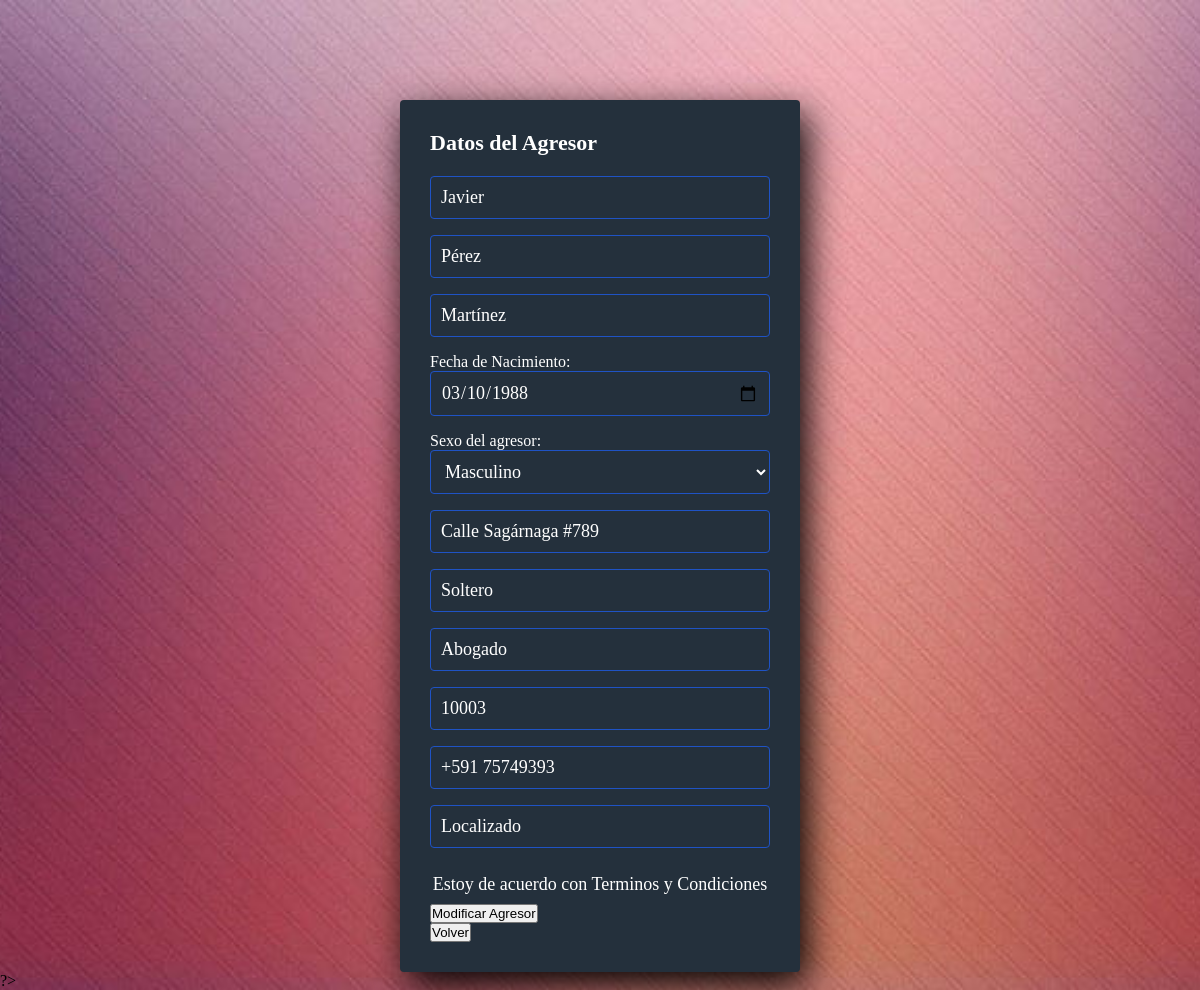
Page /controlador/agresorModificar.php?ci=10003 (signed in) on the committed database.
### tables this page shows
CREATE TABLE `persona` (
  `ci` int(11) NOT NULL,
  `nombre` varchar(20) DEFAULT NULL,
  `apePaterno` varchar(20) DEFAULT NULL,
  `apeMaterno` varchar(20) DEFAULT NULL,
  `fechaNaci` date DEFAULT NULL,
  `sexo` varchar(20) DEFAULT NULL,
  `direccion` varchar(90) DEFAULT NULL,
  `estado_civil` varchar(20) DEFAULT NULL,
  `profesion` varchar(40) DEFAULT NULL,
  `telefono` varchar(40) DEFAULT NULL
);

CREATE TABLE `agresor` (
  `ci` int(11) NOT NULL,
  `descripcion` varchar(500) DEFAULT NULL
);

### controlador/agresorModificar.php (called while the page is built, shortened)
<?php
    $ci = $_GET['ci'];
    $codDenunciante = $_GET['cod'];
    include("../modelo/AgresorClase.php");
    include("../modelo/PersonaClase.php");
    $carAgresor=new Agresor($ci,"","");
    $resAgresor = $carAgresor->lista_especifica();
    $reg = $resAgresor->fetch_assoc();
    $ci = $reg['ci'];
    $carPer = new Persona($ci, "", "", "", "","","","","","");
    $resPer = $carPer->lista_especifica();
    $regPer = $resPer->fetch_assoc();
    $nombres = $regPer['nombre'];
    $apellidoP = $regPer['apePaterno'];
    $apellidoM = $regPer['apeMaterno'];
    $fechaNacimiento = $regPer['fechaNaci'];
    $sexo = $regPer['sexo'];
    $direccion = $regPer['direccion'];
    $estadoCivil = $regPer['estado_civil'];
    $profesion = $regPer['profesion'];
    $telefono = $regPer['telefono'];
    $descripcion = $reg['descripcion'];
    include("../vista/Reporte_denuncias/agresorModificar.php");
    ?>

### modelo/PersonaClase.php (called while the page is built, shortened)
<?php
class Persona{
    private $ci;
    public function lista(){
        $db=new Conexion();
        $sql=$db->query("SELECT * FROM persona");
        return ($sql);
    }public function lista_especifica(){
        $db=new Conexion();
        $sql=$db->query("SELECT * FROM persona where ci=$this->ci");
        return ($sql);
    }
    public function setCi($ci) {
        $this->ci = $ci;
    }
}
?>

### modelo/AgresorClase.php (called while the page is built, shortened)
<?php
class Agresor{
    private $ci;
    public function lista(){
        $sql=$db->query("SELECT * FROM agresor");
        return ($sql);
    }public function lista_especifica(){
        $db=new Conexion();
        $sql=$db->query("SELECT * FROM agresor where ci=$this->ci");
        return ($sql);
    }
    public function setCi($ci) {
        $this->ci = $ci;
    }
}
?>

### vista/Reporte_denuncias/agresorModificar.php (the view, shortened to what this page needs)
<!DOCTYPE html>
<html lang="en">
<head>
    <link rel="stylesheet" href="../css/styles.css">
</head>
<body>
    <section class="form-register">
      <h4>Datos del Agresor</h4>
      <form action="" method="POST">
        <input class="controls" type="text" name="nombres" id="nombres" placeholder="Ingrese nombre agresor" value="<?php echo $nombres; ?>" required>
        <input class="controls" type="text" name="apellidoP" id="apellidoP" placeholder="Ingrese apellido Paterno" value="<?php echo $apellidoP; ?>" required>
        <input class="controls" type="text" name="apellidoM" id="apellidoM" placeholder="Ingrese apellido Materno" value="<?php echo $apellidoM; ?>">
        <label for="fechaNacimiento">Fecha de Nacimiento:</label>
        <input class="controls" type="date" name="fechaNacimiento" id="fechaNacimiento Agresor" value="<?php echo $fechaNacimiento; ?>" required>
        <label for="sexo">Sexo del agresor:</label>
            <select class="controls" name="sexo" id="sexo" required>
                <option value="Masculino" <?php if ($sexo == "Masculino") echo "selected"; ?>>Masculino</option>
            </select>
        <input class="controls" type="text" name="dir" id="dir" placeholder="Ingrese domicilio agresor" value="<?php echo $direccion; ?>" required>
        <input class="controls" type="text" name="est" id="est" placeholder="Ingrese estado civil agresor" value="<?php echo $estadoCivil; ?>">
        <input class="controls" type="text" name="prof" id="prof" placeholder="Ingrese profesion agresor" value="<?php echo $profesion; ?>">
        <input class="controls" type="text" name="carnet" id="carnet" placeholder="Ingrese su carnet de identidad" value="<?php echo $ci; ?>" required>
        <input class="controls" type="text" name="tel" id="tel" placeholder="Telefono" value="<?php echo $telefono; ?>">
        <input class="controls" type="text" name="descripcion" id="descripcion" placeholder="Ingrese una descripcion fisica" value="<?php echo $descripcion; ?>" required>
        <p>Estoy de acuerdo con <a href="#">Terminos y Condiciones</a></p>
        <input class="btn btn-primary" type="submit" value="Modificar Agresor" name="modificarAgresor">
    </form>
    <button type="button" class="btn btn-primary mt-3" onclick="window.location.href='../controlador/denunciaModificar.php?cod=<?php echo $codDenunciante; ?>'">Volver</button>
    </section>
</body>
</html>

### css/styles.css (style rules this page uses)
* { margin: 0; padding: 0; box-sizing: border-box; }
.form-register { width: 400px; background: #24303c; padding: 30px; margin: auto; margin-top: 100px; border-radius: 4px; font-family: 'calibri'; color: white; box-shadow: 7px 13px 37px #000; }
body { background-image: url('fondo.jpg'); background-size: cover; background-repeat: no-repeat; background-attachment: fixed; background-position: center center; }
.form-register h4 { font-size: 22px; margin-bottom: 20px; }
.controls { width: 100%; background: #24303c; padding: 10px; border-radius: 4px; margin-bottom: 16px; border: 1px solid #1f53c5; font-family: 'calibri'; font-size: 18px; color: white; }
.form-register p { height: 40px; text-align: center; font-size: 18px; line-height: 40px; }
.form-register a { color: white; text-decoration: none; }

### rows in the picture
persona: nombres "Javier", apellidoP "Pérez", apellidoM "Martínez", fechaNacimiento "03/10/1988", sexo "Masculino", dir "Calle Sagárnaga #789", est "Soltero", prof "Abogado", tel "+591 75749393"
agresor: carnet "10003", descripcion "Localizado"
